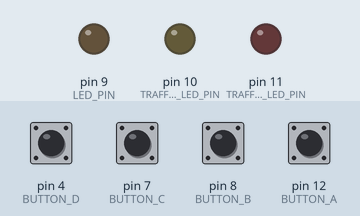
This sketch was run on a simulated Arduino Uno, built with avr-gcc and run on an emulated ATmega328P. Parts: output pins drawn as LEDs (lit = HIGH). Inputs (shaded band) come from the test bench; at power-on: pin 4 (BUTTON_D), pin 7 (BUTTON_C), pin 8 (BUTTON_B), pin 12 (BUTTON_A) LOW.

Above: at 1.2 s.
1.3 s: pin 8 (BUTTON_B) pulled HIGH for 0.15 s
At 1.45 s:
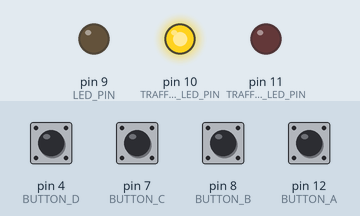
At 2.05 s:
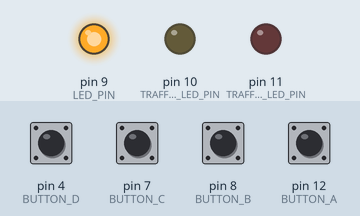
Timing chart, 0 to 4.3 s (numbered marks = the images above; inputs shaded):
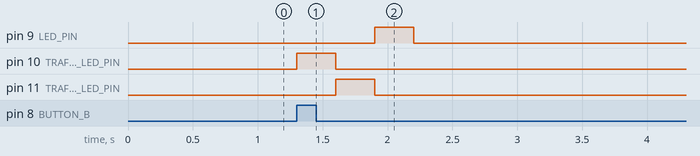

Measured:
- after the input at 1.3 s, pin 9 (LED_PIN): LOW → HIGH after 0.60 s, → LOW 0.30 s later; pin 10 (TRAFFICLIGHT_ORANGE_LED_PIN): LOW → HIGH at once, → LOW 0.30 s later; pin 11 (TRAFFICLIGHT_RED_LED_PIN): LOW → HIGH after 0.30 s, → LOW 0.30 s later

The sketch:

Pruebas.ino
```cpp
#include <LedService.cpp>
#include <ButtonService.cpp>

static LedService ledService;
static ButtonService buttonService;
static const int milliseconds = 100;


void setup()
{
    ledService.configure();
    TypeDefs::StoredFunction blink = [] {
        ledService.blink();
    };
    TypeDefs::StoredFunction trafficLight = [] {
        ledService.trafficLight();
    };

    buttonService.OnButtonAPressed(blink);
    buttonService.OnButtonBPressed(trafficLight);
}

// Add the main program code into the continuous loop() function
void loop()
{
    //ledService.blink();
    buttonService.ReadAll();
    delay(milliseconds);
}
```

ButtonService.cpp
```cpp
#include "Arduino.h"

#include <TypeDefs.cpp>

class ButtonService
{
private:
	static const int BUTTON_A = 12;
	static const int BUTTON_B = 8;
	static const int BUTTON_C = 7;
	static const int BUTTON_D = 4;
	static const int LED_READY = 6;

	TypeDefs::StoredFunction StoredFunction_BUTTON_A;
	TypeDefs::StoredFunction StoredFunction_BUTTON_B;
	TypeDefs::StoredFunction StoredFunction_BUTTON_C;
	TypeDefs::StoredFunction StoredFunction_BUTTON_D;

	void EndOfProgramConfirmation()
	{
		digitalWrite(LED_READY, HIGH);
		delay(250);
		digitalWrite(LED_READY, LOW);
	}

public:
	void ReadAll()
	{
		if (digitalRead(BUTTON_A) == HIGH)
		{
			Serial.println("BUTTON_A: Pressed");
			StoredFunction_BUTTON_A();
			EndOfProgramConfirmation();
		}
		if (digitalRead(BUTTON_B) == HIGH)
		{
			Serial.println("BUTTON_B: Pressed");
			StoredFunction_BUTTON_B();
			EndOfProgramConfirmation();
		}
		if (digitalRead(BUTTON_C) == HIGH)
		{
			Serial.println("BUTTON_C: Pressed");
			StoredFunction_BUTTON_C();
			EndOfProgramConfirmation();
		}
		if (digitalRead(BUTTON_D) == HIGH)
		{
			Serial.println("BUTTON_D: Pressed");
			StoredFunction_BUTTON_D();
			EndOfProgramConfirmation();
		}
	}

	void OnButtonAPressed(TypeDefs::StoredFunction StoredFunction) {
		StoredFunction_BUTTON_A = StoredFunction;
	}

	void OnButtonBPressed(TypeDefs::StoredFunction StoredFunction) {
		StoredFunction_BUTTON_B = StoredFunction;
	}

	void OnButtonCPressed(TypeDefs::StoredFunction StoredFunction) {
		StoredFunction_BUTTON_C = StoredFunction;
	}

	void OnButtonDPressed(TypeDefs::StoredFunction StoredFunction) {
		StoredFunction_BUTTON_D = StoredFunction;
	}
};
```

LedService.cpp
```cpp
#include "Arduino.h"

class LedService {
private:
	static const int LED_PIN = 9;

	static const int TRAFFICLIGHT_RED_LED_PIN = 11;
	static const int TRAFFICLIGHT_ORANGE_LED_PIN = 10;
	static const int TRAFFICLIGHT_GREEN_PIN = 9;

	const int trafficlightArray[3] = { TRAFFICLIGHT_ORANGE_LED_PIN, TRAFFICLIGHT_RED_LED_PIN, TRAFFICLIGHT_GREEN_PIN };
	unsigned int trafficlightIndex = 0;

	void trafficlightSwitch(int milliseconds = 300)
	{
		int currentLigth = trafficlightArray[trafficlightIndex];
		Serial.println(currentLigth);
		digitalWrite(currentLigth, HIGH);
		delay(milliseconds);
		digitalWrite(currentLigth, LOW);
		if (sizeof(trafficlightArray) > trafficlightIndex) trafficlightIndex = trafficlightIndex + 1;
		else trafficlightIndex = 0;
	}

public:

	void configure()
	{
		pinMode(LED_PIN, OUTPUT);
		pinMode(TRAFFICLIGHT_RED_LED_PIN, OUTPUT);
		pinMode(TRAFFICLIGHT_ORANGE_LED_PIN, OUTPUT);
		pinMode(TRAFFICLIGHT_GREEN_PIN, OUTPUT);
	}
	/*
	* Makes blink a led
	*
	* @param milliseconds: By default sets to 1000
	*/
	void blink(int milliseconds = 1000)
	{
		digitalWrite(LED_PIN, HIGH);
		delay(milliseconds);
		digitalWrite(LED_PIN, LOW);
		delay(milliseconds);
	}

	/*
		* Emits a the trafficsligth secuence.
		*
		* @param milliseconds: By default sets to 1000
		*/
	void trafficLight(int milliseconds = 1000)
	{
		trafficlightSwitch();
		trafficlightSwitch();
		trafficlightSwitch();
	}
};
```

TypeDefs.cpp
```cpp
class TypeDefs
{
public:
	typedef void (*StoredFunction)();

private:

};
```
